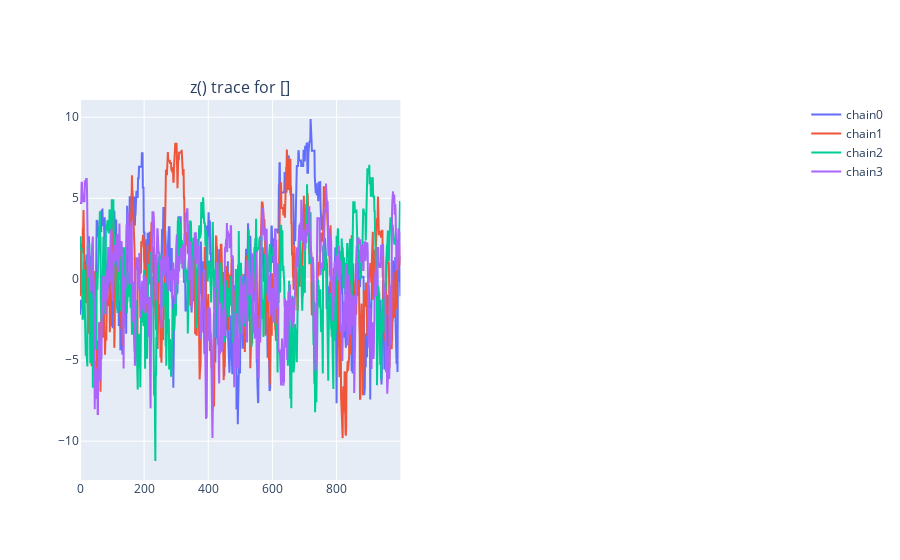
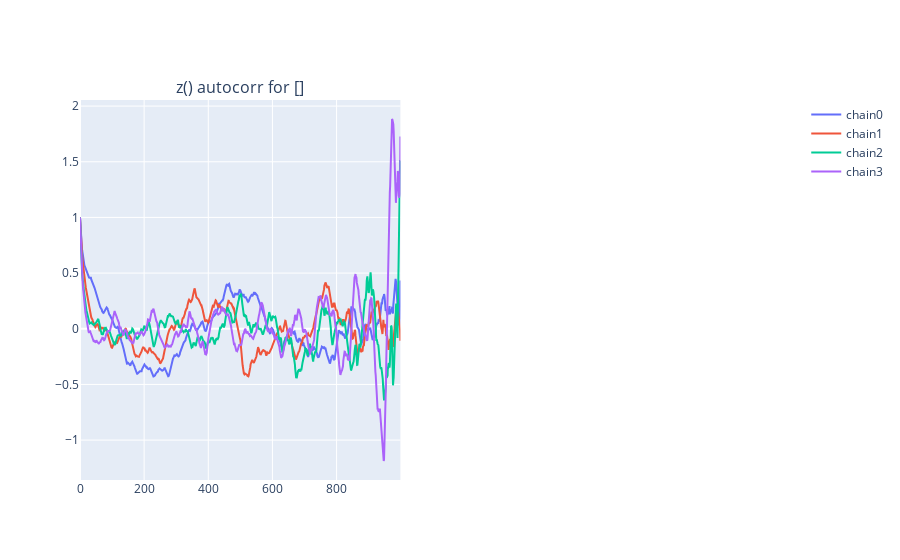
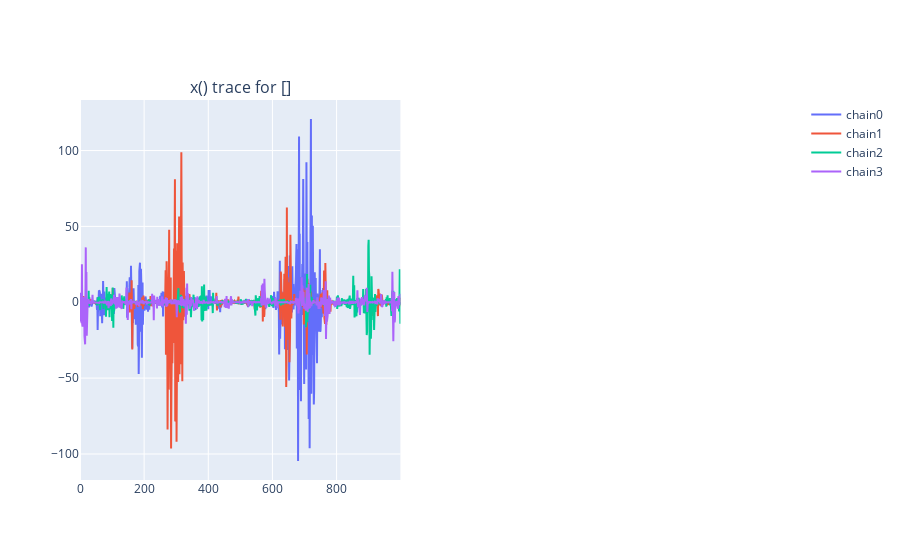
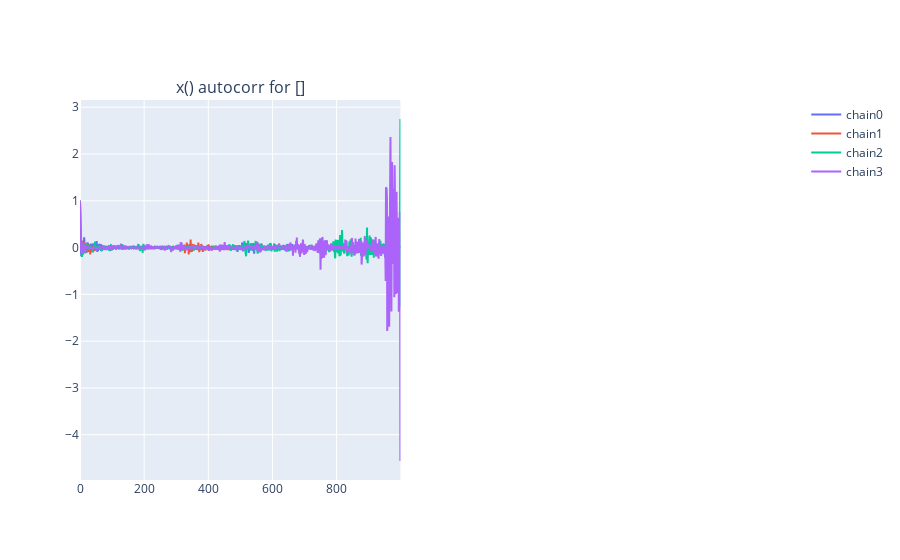

Source (notebook cell) for these figures, in order:
### Markdown cell above
$z$ and $x$ have means very close to zero, which is expected. $x$ as a much higher standard deviation than $z$, which is expected as well. The quantiles give useful insights into the spread of the two variables.

The diagnostics output shows two diagnostic statistics: [$\hat{R}$](https://projecteuclid.org/euclid.ss/1177011136) (`r_hat`) and [$N_\text{eff}$](https://www.mcmchandbook.net/HandbookChapter1.pdf) (effective sample size, `n_eff`).

  * $\hat{R} \in [1, \infty)$ summarizes how effective inference was at converging on the correct posterior distribution for a particular random variable. It uses information from all chains run in order to assess whether inference had a good understanding of the distribution or not. Values very close to zero indicate that all chains discovered similar distributions for a particular random variable. We do not recommend using inference results where $\hat{R} > 1.1$, as inference may not have converged. In that case, you may want to run inference for more samples.
  * $N_\text{eff} \in [1, \texttt{num}\_\texttt{samples}]$ summarizes how independent posterior samples are from one another. Although inference was run for `num_samples` iterations, it's possible that those samples were very similar to each other (due to the way inference is implemented), and may not each be representative of the full posterior space. Larger numbers are better here, and if your particular use case calls for a certain number of samples to be considered, you should ensure that $N_\text{eff}$ is at least that large.
  
In this case, $\hat{R}$ and $N_\text{eff}$ seem to have acceptable values.

Bean Machine can also plot diagnostical information to assess model fit. Let's take a look:

### Code cell
bm.Diagnostics(single_site_nmc_samples).plot(display=True);

### Figure 1 — Plotly figure (JSON) as saved in the notebook; plotly's stock layout.template omitted (floating-point values rounded to 4 significant figures; data arrays with more than 128 entries replaced by an {"elided": "..."} marker saying what was removed)
{"data": [{"mode": "lines", "name": "chain0", "type": "scatter", "x": {"elided": "1000 int values"}, "xaxis": "x", "y": {"elided": "1000 float values"}, "yaxis": "y"}, {"mode": "lines", "name": "chain1", "type": "scatter", "x": {"elided": "1000 int values"}, "xaxis": "x", "y": {"elided": "1000 float values"}, "yaxis": "y"}, {"mode": "lines", "name": "chain2", "type": "scatter", "x": {"elided": "1000 int values"}, "xaxis": "x", "y": {"elided": "1000 float values"}, "yaxis": "y"}, {"mode": "lines", "name": "chain3", "type": "scatter", "x": {"elided": "1000 int values"}, "xaxis": "x", "y": {"elided": "1000 float values"}, "yaxis": "y"}], "layout": {"annotations": [{"font": {"size": 16}, "showarrow": false, "text": "z() trace for []", "x": 0.225, "xanchor": "center", "xref": "paper", "y": 1, "yanchor": "bottom", "yref": "paper"}], "xaxis": {"anchor": "y", "domain": [0, 0.45]}, "xaxis2": {"anchor": "y2", "domain": [0.55, 1]}, "yaxis": {"anchor": "x", "domain": [0, 1]}, "yaxis2": {"anchor": "x2", "domain": [0, 1]}}}

### Figure 2 — Plotly figure (JSON) as saved in the notebook; plotly's stock layout.template omitted (floating-point values rounded to 4 significant figures; data arrays with more than 128 entries replaced by an {"elided": "..."} marker saying what was removed)
{"data": [{"mode": "lines", "name": "chain0", "type": "scatter", "x": {"elided": "1000 int values"}, "xaxis": "x", "y": {"elided": "1000 float values"}, "yaxis": "y"}, {"mode": "lines", "name": "chain1", "type": "scatter", "x": {"elided": "1000 int values"}, "xaxis": "x", "y": {"elided": "1000 float values"}, "yaxis": "y"}, {"mode": "lines", "name": "chain2", "type": "scatter", "x": {"elided": "1000 int values"}, "xaxis": "x", "y": {"elided": "1000 float values"}, "yaxis": "y"}, {"mode": "lines", "name": "chain3", "type": "scatter", "x": {"elided": "1000 int values"}, "xaxis": "x", "y": {"elided": "1000 float values"}, "yaxis": "y"}], "layout": {"annotations": [{"font": {"size": 16}, "showarrow": false, "text": "z() autocorr for []", "x": 0.225, "xanchor": "center", "xref": "paper", "y": 1, "yanchor": "bottom", "yref": "paper"}], "xaxis": {"anchor": "y", "domain": [0, 0.45]}, "xaxis2": {"anchor": "y2", "domain": [0.55, 1]}, "yaxis": {"anchor": "x", "domain": [0, 1]}, "yaxis2": {"anchor": "x2", "domain": [0, 1]}}}

### Figure 3 — Plotly figure (JSON) as saved in the notebook; plotly's stock layout.template omitted (floating-point values rounded to 4 significant figures; data arrays with more than 128 entries replaced by an {"elided": "..."} marker saying what was removed)
{"data": [{"mode": "lines", "name": "chain0", "type": "scatter", "x": {"elided": "1000 int values"}, "xaxis": "x", "y": {"elided": "1000 float values"}, "yaxis": "y"}, {"mode": "lines", "name": "chain1", "type": "scatter", "x": {"elided": "1000 int values"}, "xaxis": "x", "y": {"elided": "1000 float values"}, "yaxis": "y"}, {"mode": "lines", "name": "chain2", "type": "scatter", "x": {"elided": "1000 int values"}, "xaxis": "x", "y": {"elided": "1000 float values"}, "yaxis": "y"}, {"mode": "lines", "name": "chain3", "type": "scatter", "x": {"elided": "1000 int values"}, "xaxis": "x", "y": {"elided": "1000 float values"}, "yaxis": "y"}], "layout": {"annotations": [{"font": {"size": 16}, "showarrow": false, "text": "x() trace for []", "x": 0.225, "xanchor": "center", "xref": "paper", "y": 1, "yanchor": "bottom", "yref": "paper"}], "xaxis": {"anchor": "y", "domain": [0, 0.45]}, "xaxis2": {"anchor": "y2", "domain": [0.55, 1]}, "yaxis": {"anchor": "x", "domain": [0, 1]}, "yaxis2": {"anchor": "x2", "domain": [0, 1]}}}

### Figure 4 — Plotly figure (JSON) as saved in the notebook; plotly's stock layout.template omitted (floating-point values rounded to 4 significant figures; data arrays with more than 128 entries replaced by an {"elided": "..."} marker saying what was removed)
{"data": [{"mode": "lines", "name": "chain0", "type": "scatter", "x": {"elided": "1000 int values"}, "xaxis": "x", "y": {"elided": "1000 float values"}, "yaxis": "y"}, {"mode": "lines", "name": "chain1", "type": "scatter", "x": {"elided": "1000 int values"}, "xaxis": "x", "y": {"elided": "1000 float values"}, "yaxis": "y"}, {"mode": "lines", "name": "chain2", "type": "scatter", "x": {"elided": "1000 int values"}, "xaxis": "x", "y": {"elided": "1000 float values"}, "yaxis": "y"}, {"mode": "lines", "name": "chain3", "type": "scatter", "x": {"elided": "1000 int values"}, "xaxis": "x", "y": {"elided": "1000 float values"}, "yaxis": "y"}], "layout": {"annotations": [{"font": {"size": 16}, "showarrow": false, "text": "x() autocorr for []", "x": 0.225, "xanchor": "center", "xref": "paper", "y": 1, "yanchor": "bottom", "yref": "paper"}], "xaxis": {"anchor": "y", "domain": [0, 0.45]}, "xaxis2": {"anchor": "y2", "domain": [0.55, 1]}, "yaxis": {"anchor": "x", "domain": [0, 1]}, "yaxis2": {"anchor": "x2", "domain": [0, 1]}}}
